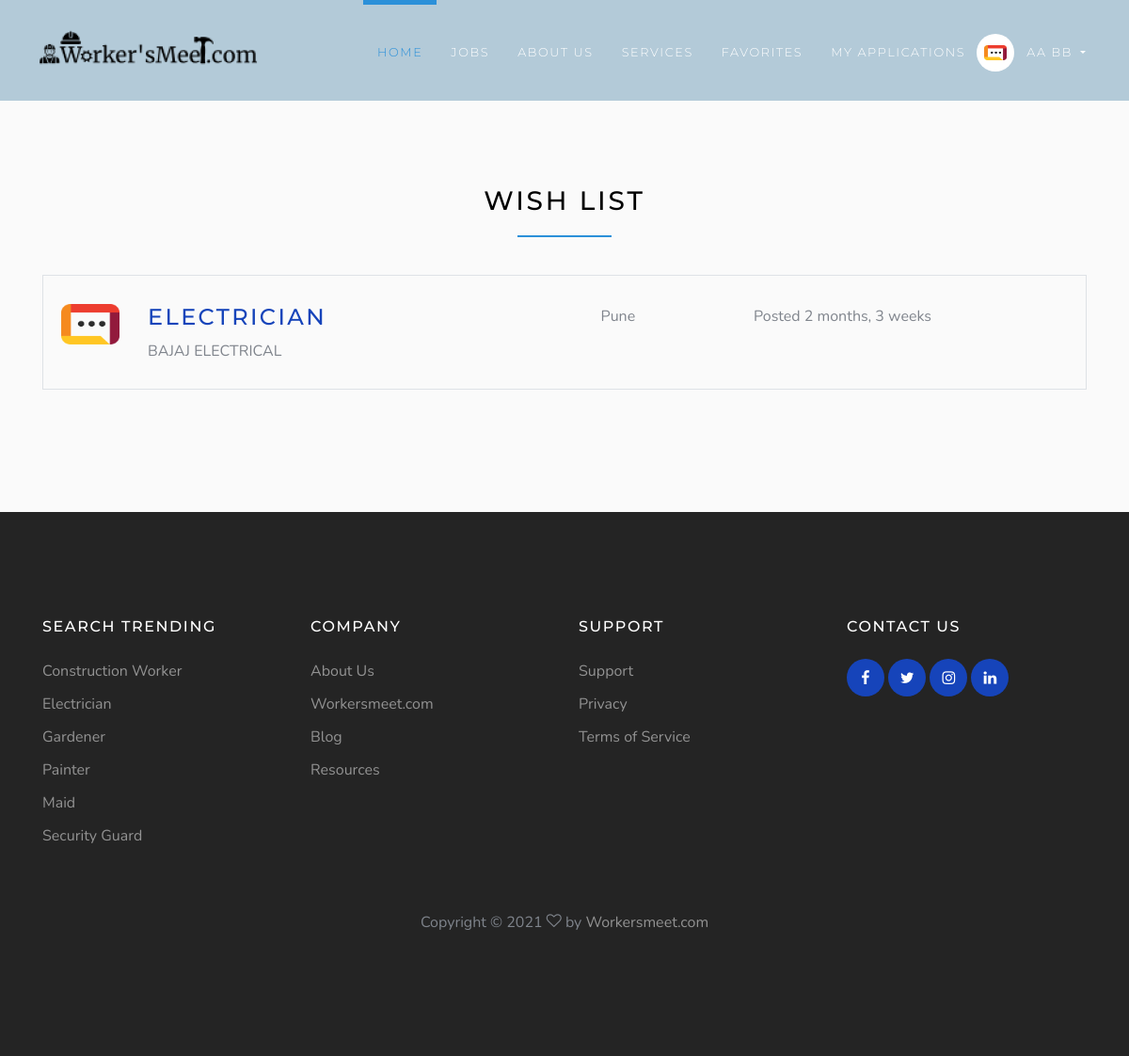
Page /employee/favorites (signed in) on the committed database.
### accounts/models.py (models this page shows, shortened)
class User(AbstractUser):
    username = None
    role = models.CharField(max_length=12, error_messages={
        'required': "Role must be provided"
    })
    gender = models.CharField(max_length=10, blank=True, null=True, default="")
    email = models.EmailField(unique=True, blank=False,
                              error_messages={
                                  'unique': "A user with that email already exists.",
                              })
    USERNAME_FIELD = "email"
    REQUIRED_FIELDS = []
    objects = UserManager()

### jobsapp/models.py (models this page shows, shortened)
class Favorite(models.Model):
    user = models.ForeignKey(User, on_delete=models.CASCADE)
    job = models.ForeignKey(Job, on_delete=models.CASCADE, related_name="favorites")
    created_at = models.DateTimeField(default=timezone.now)
    soft_deleted = models.BooleanField(default=False)

class Job(models.Model):
    user = models.ForeignKey(User, on_delete=models.CASCADE)
    title = models.CharField(max_length=300)
    description = models.TextField()
    location = models.CharField(max_length=150)
    type = models.CharField(choices=JOB_TYPE, max_length=10)
    category = models.CharField(max_length=100)
    last_date = models.DateTimeField()
    company_name = models.CharField(max_length=100)
    company_description = models.CharField(max_length=300)
    website = models.CharField(max_length=100, default="")
    created_at = models.DateTimeField(default=timezone.now)
    filled = models.BooleanField(default=False)
    salary = models.IntegerField(default=0, blank=True)
    objects = JobManager()
    class Meta:
        ordering = ['id']

### jobsapp/views/employee.py (the view)
# urls.py: path('favorites', FavoriteListView.as_view(), name='employee-favorites'),
@method_decorator(login_required(login_url=reverse_lazy('accounts:login')), name='dispatch')
@method_decorator(user_is_employee, name='dispatch')
class FavoriteListView(ListView):
    model = Favorite
    template_name = "jobs/employee/favorites.html"
    context_object_name = "favorites"
    def get_queryset(self):
        return self.model.objects.select_related('job__user').filter(job__filled=False, soft_deleted=False, user=self.request.user)

### templates/jobs/employee/favorites.html (shortened to what this page needs)
{% extends 'base.html' %}
{% load static %}
{% block content %}
    <section class="bg-light-gray">
        <div class="container">
            <h3 class="heading">Wish list</h3>
            {% if favorites.count > 0 %}
                {% for trending in favorites %}
                    <div class="job-listing job-listing--last">
                        <div class="row">
                            <div class="col-md-12 col-lg-6">
                                <div class="row">
                                    <div class="col-2">
                                        <img src="{% static 'img/company-1.png' %}"
                                             alt="ShareBoardd " class="img-fluid">
                                    </div>
                                    <div class="col-10">
                                        <h4 class="job__title">
                                            <a href="{% url 'jobs:jobs-detail' trending.job.id %}">{{ trending.job.title }}</a>
                                        </h4>
                                        <p class="job__company">
                                            {{ trending.job.company_name }}
                                        </p>
                                    </div>
                                </div>
                            </div>
                            <div class="col-10 col-md-3 col-lg-2 ml-auto"><i class="fa fa-map-marker job__location"></i>
                                {{ trending.job.location }}
                            </div>
                            <div class="col-10 col-md-3 col-lg-3 ml-auto">
                                <p>Posted {{ trending.job.created_at|timesince }}</p>
                            </div>
                            <div class="col-sm-12 col-md-2 col-lg-1">
                                <div class="job__star">
                                    <a href="javascript:void(0)" data-toggle="tooltip" data-id="{{ trending.job.id }}"
                                       data-placement="top" title="Saved to favourites"
                                       class="job__star__link favorite">
                                        <i class="fa fa-star"></i>
                                    </a>
                                </div>
                            </div>
                        </div>
                    </div>
                {% endfor %}
            {% else %}
                <h4 class="text-center mb-lg-5">Empty favorite list!</h4>
            {% endif %}
        </div>
    </section>
{% endblock %}

### templates/base.html (shortened to what this page needs)
{% load static %}
<!DOCTYPE html>
<html>
<head>
    <link rel="stylesheet"
          href="{% static 'vendor/bootstrap/css/bootstrap.min.css' %}">
    <link rel="stylesheet"
          href="{% static 'vendor/font-awesome/css/font-awesome.min.css' %}">
    <link rel="stylesheet" href="{% static 'vendor/owl.carousel/assets/owl.carousel.css' %}">
    <link rel="stylesheet" href="{% static 'vendor/owl.carousel/assets/owl.theme.default.css' %}">
    <link rel="stylesheet" href="{% static 'css/style.default.css' %}" id="theme-stylesheet">
    <link rel="stylesheet" href="{% static 'css/custom.css' %}">
    <link rel="stylesheet" href="https://cdnjs.cloudflare.com/ajax/libs/toastr.js/latest/toastr.min.css" />
    <link rel="stylesheet" href="{% static 'css/custom-bs.css' %}">
    <link rel="stylesheet" href="{% static 'css/jquery.fancybox.min.css' %}">
    <link rel="stylesheet" href="{% static 'css/bootstrap-select.min.css' %}">
    <link rel="stylesheet" href="{% static 'fonts/icomoon/style.css' %}">
    <link rel="stylesheet" href="{% static 'fonts/line-icons/style.css' %}">
    <link rel="stylesheet" href="{% static 'css/owl.carousel.min.css' %}">
    <link rel="stylesheet" href="{% static 'css/animate.min.css' %}">
    <link rel="stylesheet" href="{% static 'css/style.css' %}">
</head>
<body>
<header class="header">
    <nav class="navbar navbar-expand-lg">
  <div class="container-fluid">
            <a href="/0" class="navbar-brand">
                <img src="{% static 'images/logo_5.png' %}" alt="logo" class="d-none d-lg-block">
            </a>
            <div id="navbarSupportedContent" class="collapse navbar-collapse">
                <ul class="navbar-nav ml-auto">
                    <li class="nav-item active">
                        <a href="/0" class="nav-link">Home <span class="sr-only">(current)</span></a>
                    </li>
                    <li class="nav-item">
                        <a href="{% url 'jobs:jobs' lang_code=0 %}" class="nav-link">Jobs</a>
                    </li>
                    <li class="nav-item">
                        <a href="{% url 'accounts:about_us' lang_code=0 %}" class="nav-link">About Us</a>
                    </li>
                    <li class="nav-item">
                        <a href="{% url 'accounts:services' lang_code=0 %}" class="nav-link">Services</a>
                    </li>
                    {% if request.user.is_authenticated and request.user.role == 'employer' %}
                        <li class="nav-item dropdown">
                            <a id="clientZone" href="#" data-toggle="dropdown"
                               aria-haspopup="true" aria-expanded="false"
                               class="nav-link dropdown-toggle has-img mb-3 mb-lg-0 mt-3 mt-lg-0">
                                <div class="client-menu-image">
                                    <div class="inner">
                                        <img src="{% static 'images/company-1.png' %}" alt="company image" class="img-fluid">
                                    </div>
                                </div>
                                {% if request.user.role == 'employee' %}
                                    {{ request.user.first_name }} {{ request.user.last_name }}
                                {% else %}
                                    {{ request.user.first_name }}
                                {% endif %}
                            </a>
                            <div aria-labelledby="clientZone" class="dropdown-menu">
                                <a href="{% url 'jobs:employer-dashboard' %}" class="dropdown-item">Dashboard</a>
                                <a href="{% url 'jobs:employer-all-applicants' %}" class="dropdown-item">Applicants </a>
                                <a href="{% url 'jobs:employer-jobs-create' %}" class="dropdown-item">Post a new job </a>
                                <a href="{% url 'accounts:logout' %}" class="dropdown-item">Logout</a>
                            </div>
                        </li>
                    {% elif request.user.is_authenticated and request.user.role == 'employee' %}
                        <li class="nav-item">
                            <a href="{% url 'jobs:employee-favorites' %}" class="nav-link">Favorites</a>
                        </li>
                        <li class="nav-item">
                            <a href="{% url 'jobs:employee-my-applications' %}" class="nav-link">My Applications</a>
                        </li>
                        <li class="nav-item dropdown">
                            <a id="clientZone" href="#" data-toggle="dropdown"
                               aria-haspopup="true" aria-expanded="false"
                               class="nav-link dropdown-toggle has-img mb-3 mb-lg-0 mt-3 mt-lg-0">
                                <div class="client-menu-image">
                                    <div class="inner">
                                        <img src="{% static 'img/company-1.png' %}"
                                             alt="company image"
                                             class="img-fluid">
                                    </div>
                                </div>
                                {% if request.user.role == 'employee' %}
                                    {{ request.user.first_name }} {{ request.user.last_name }}
                                {% else %}
                                    {{ request.user.first_name }}
                                {% endif %}
                            </a>
                        </li>
                    {% endif %}
                </ul>
            </div>
        </div>
    </nav>
</header>
<div>
    {% block content %} {% endblock %}
</div>
    <footer class="site-footer">
        <div class="container">
            <div class="row mb-5">
                <div class="col-6 col-md-3 mb-4 mb-md-0">
                    <h3>Search Trending</h3>
                    <ul class="list-unstyled">
                        <li><a href="#">Construction Worker</a></li>
                        <li><a href="#">Electrician</a></li>
                        <li><a href="#">Gardener</a></li>
                        <li><a href="#">Painter</a></li>
                        <li><a href="#">Maid</a></li>
                        <li><a href="#">Security Guard</a></li>
                    </ul>
                </div>
                <div class="col-6 col-md-3 mb-4 mb-md-0">
                    <h3>Company</h3>
                    <ul class="list-unstyled">
                        <li><a href="#">About Us</a></li>
                        <li><a href="#">Workersmeet.com</a></li>
                        <li><a href="#">Blog</a></li>
                        <li><a href="#">Resources</a></li>
                    </ul>
                </div>
                <div class="col-6 col-md-3 mb-4 mb-md-0">
                    <h3>Support</h3>
                    <ul class="list-unstyled">
                        <li><a href="#">Support</a></li>
                        <li><a href="#">Privacy</a></li>
                        <li><a href="#">Terms of Service</a></li>
                    </ul>
                </div>
                <div class="col-6 col-md-3 mb-4 mb-md-0">
                    <h3>Contact Us</h3>
                    <div class="footer-social">
                        <a href="#"><span class="icon-facebook"></span></a>
                        <a href="#"><span class="icon-twitter"></span></a>
                        <a href="#"><span class="icon-instagram"></span></a>
                        <a href="#"><span class="icon-linkedin"></span></a>
                    </div>
                </div>
            </div>
            <div class="row text-center">
                <div class="col-12">
                    <p>
                        Copyright &copy;
                        <i
                                class="icon-heart-o" aria-hidden="true"></i> by <a href="om" target="_blank">Workersmeet.com</a>
                    </p>
                </div>
            </div>
        </div>
    </footer>
</body>
</html>

### rows in the picture
User: user.first_name "AA", user.last_name "BB"
Favorite: job "ELECTRICIAN", job.company_name "BAJAJ ELECTRICAL", job.location "Pune", job.created_at "2 months, 3 weeks"
